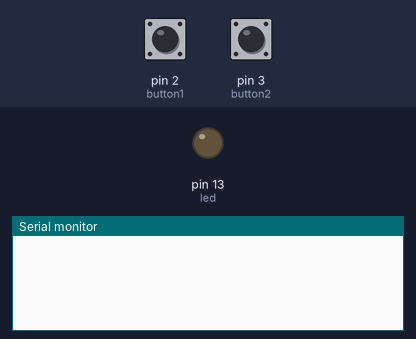
Bench run of a sketch on a simulated Arduino Nano, built with avr-gcc and run on an emulated ATmega328P. Parts: output pins drawn as LEDs (lit = HIGH), the last lines printed to the serial monitor. Inputs (shaded band) come from the test bench; at power-on: pin 2 (button1) HIGH, pin 3 (button2) HIGH.

Above: at 1.2 s.
1.3 s: pin 2 (button1) pulled LOW for 0.15 s
At 2.2 s:
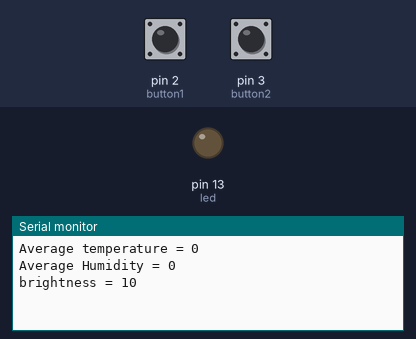
2.9 s: pin 3 (button2) pulled LOW for 0.15 s
At 4.0 s:
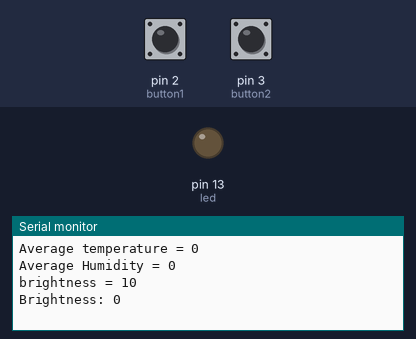

The sketch:

LAB_6.ino
```cpp
#include <dht.h>
#define DHT11_PIN A7
const int button1 = 2;
const int button2 = 3;
const int led = 13;
const int maaler = 7;

  typedef struct weather {
  int temp;
  int humidity;
  };

void setup() {


  pinMode(button1,INPUT_PULLUP);
  pinMode(button2,INPUT_PULLUP);
  pinMode(led,OUTPUT);
  pinMode(maaler,INPUT);

  attachInterrupt(digitalPinToInterrupt(button1), blink, HIGH);
  attachInterrupt(digitalPinToInterrupt(button2), dim, HIGH);
  Serial.begin(9600);
}

int b1 = 0;
int b2 = 0;
dht DHT;

weather maaling[11];

volatile byte state = LOW;
unsigned long buttonPushedMillis;
unsigned long buttonPushedMillis2;
unsigned long currentMillis;

int i = 1;
int brightness = 0;


void loop() {
  int chk = DHT.read11(DHT11_PIN);
  currentMillis = millis();

  analogWrite(led, brightness);


  if(DHT.temperature != 0 && DHT.temperature != -999 && i <= 11){
  maaling[i].temp = DHT.temperature;
  maaling[i].humidity = DHT.humidity;
  Serial.println(i);
  Serial.println(maaling[i].temp);
  i++;
  }
}


void printArr() {
  int totTemp = 0;
  int totHum = 0;
  for(int x = 1; x != sizeof(maaling)/4; x++){
    totTemp = totTemp + maaling[x].temp;
    totHum += maaling[x].humidity;

      if(x == (sizeof(maaling)/4 -1)){
        Serial.println("Average temperature = " + String(totTemp/x));
        Serial.println("Average Humidity = " + String(totHum/x));
        //Serial.println(x);
        Serial.println();
      }//end of if
  }//end of for loop
}//END OF FUNC
void blink() {
    if(buttonPushedMillis + 200 < currentMillis){
      brightness += 10;
      //Serial.println(String(buttonPushedMillis) + " " + String(currentMillis) );
      buttonPushedMillis = currentMillis;
      printArr();

      Serial.println("brightness = " + String(brightness));
  }
}
void dim() {
  if(buttonPushedMillis2 + 200 < currentMillis){
      brightness -= 10;
      buttonPushedMillis2 = currentMillis;
      Serial.println("Brightness: " + String(brightness));
  }
}
```

Measured:
- after the input at 1.3 s, the serial monitor: prints a new line at once (image 1)
- after the input at 2.9 s, the serial monitor: prints a new line at once (image 2)
